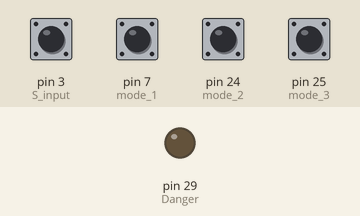
Recording of a sketch running on a simulated Arduino Mega 2560, built with avr-gcc and run on an emulated ATmega2560. Shown: output pins drawn as LEDs (lit = HIGH). The test bench sets the inputs (shaded band); at power-on: pin 3 (S_input), pin 7 (mode_1), pin 24 (mode_2), pin 25 (mode_3) HIGH.

Above: at 4.2 s.
4.3 s: pin 3 (S_input) pulled LOW for 0.15 s
At 4.8 s:
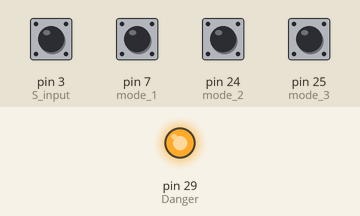
Timing chart, 0 to 8.9 s (numbered marks = the images above; inputs shaded):
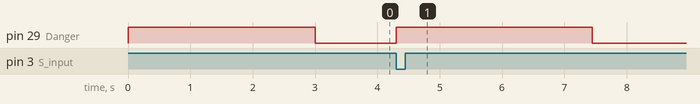

The sketch:

Rotatin_observer.ino
```cpp
#define Danger 29
#define S_input 3
#define mode_1  7
#define mode_2  24
#define mode_3  25

unsigned long previousMillis = 0;

long interval = 5000;
int i = 1;

void setup()
{
 pinMode(Danger , OUTPUT);
 pinMode(S_input , INPUT_PULLUP);
 pinMode(mode_1 , INPUT_PULLUP);
 pinMode(mode_2 , INPUT_PULLUP);
 pinMode(mode_3 , INPUT_PULLUP);
 digitalWrite(Danger,HIGH);

}

void loop()
{

   unsigned long currentMillis = millis();
   mode();

   if( digitalRead(S_input)== HIGH)
   {
    if (i==0)  previousMillis = currentMillis ;

    i = 1 ;

    if (currentMillis - previousMillis >= interval)
    {
      digitalWrite(Danger,LOW);

    }else digitalWrite(Danger,HIGH);
   }


    if( digitalRead(S_input)== LOW)
    {
        if (i==1)  previousMillis = currentMillis ;

        i = 0 ;

        if (currentMillis - previousMillis >= interval)
        {
          digitalWrite(Danger,LOW);

        }else digitalWrite(Danger,HIGH);
    }


}


void mode()
{
  if(digitalRead(mode_1)== HIGH & digitalRead(mode_2)== LOW & digitalRead(mode_3)== LOW){
    interval = 1000 ;
  }
    if(digitalRead(mode_2)== HIGH & digitalRead(mode_3)== LOW){
    interval = 2000 ;
  }
      if(digitalRead(mode_3)== HIGH){
    interval = 3000 ;
  }
}
```

Measured:
- after the input at 4.3 s, pin 29 (Danger): LOW → HIGH at once, → LOW 3.1 s later
